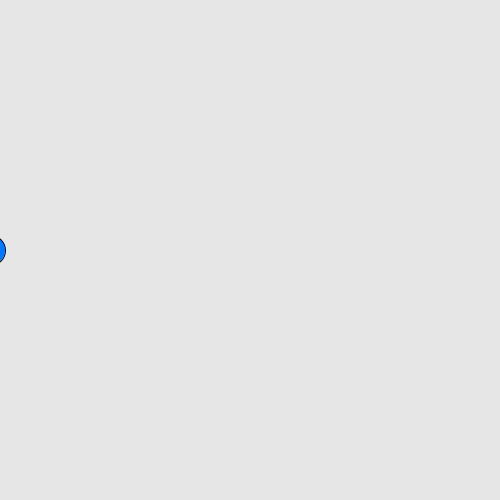
Frame 1 (no input)
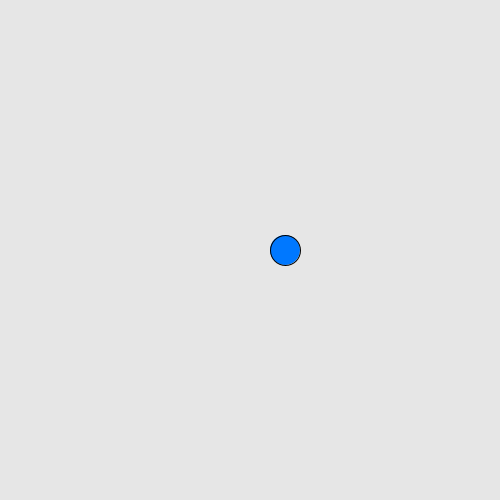
Frame 60 (the mouse pressed at the canvas centre just before this capture)
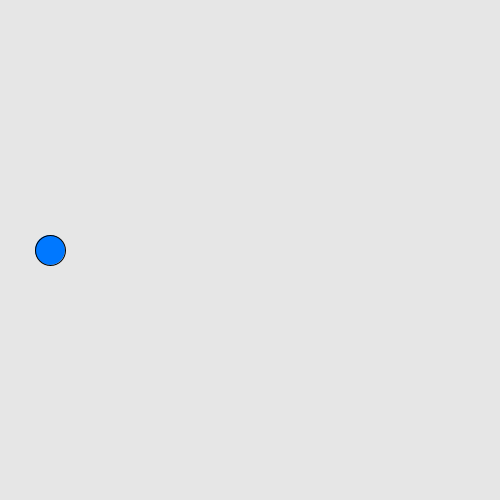
Frame 120 (the mouse held since frame 60 and released just before this capture)

The Processing sketch that drew these frames (run headless with seeded random() and noise(); from frame 60 on, the mouse is pressed at the canvas centre):

// Processing sketch: opdracht_8_7
// ── opdracht_8_7.pde
int x = -15;

void setup() {
  size(500, 500);
}

void draw() {
  background(230, 230, 230);
  beweegBal();
  tekenBal();
}

void beweegBal() {
  x += 5;
  if (x > 500 + 15) {
    x = -15;
  }
}

void tekenBal() {
  fill(0, 120, 255);
  circle(x, 250, 30);
}
